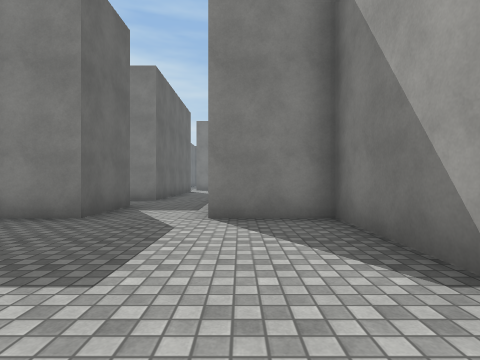
View 1 (above)

24 first-person views from a walk through a scene from a Unity 3-D project. The camera is 1.2 m above the floor, looks level and sees 80° across. The floor is counted in squares, 2 m on a side. Each view is taken from the middle of a square. On the plan, view 1 faces up. The plan holds only what a view shows up to about 9 squares ahead; the rest is blank. The place goes on beyond the plan. The player is left out. Surface patterns are stand-ins for the level's own textures.

View 2
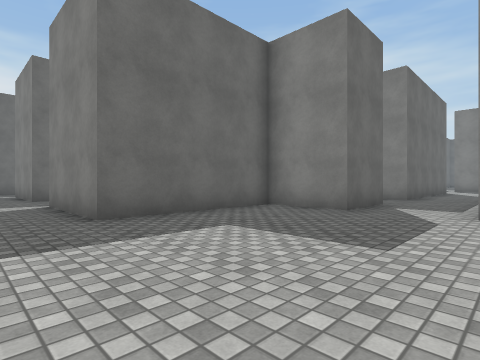

View 3
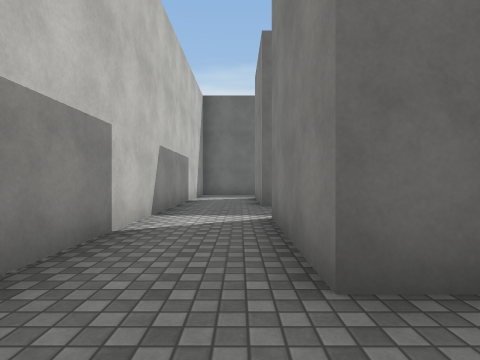

View 4
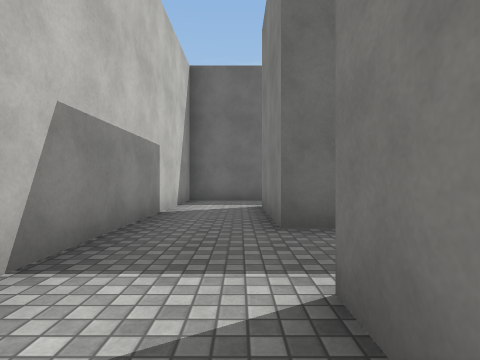

View 5
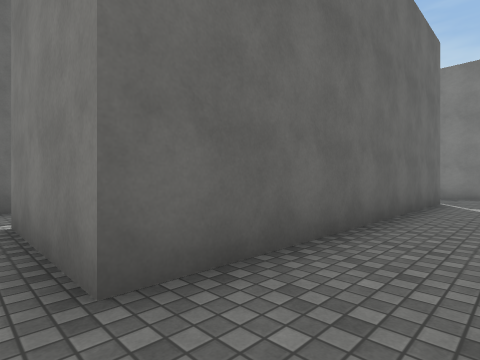

View 6
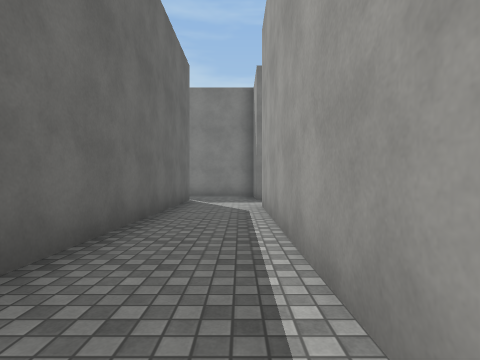

View 7
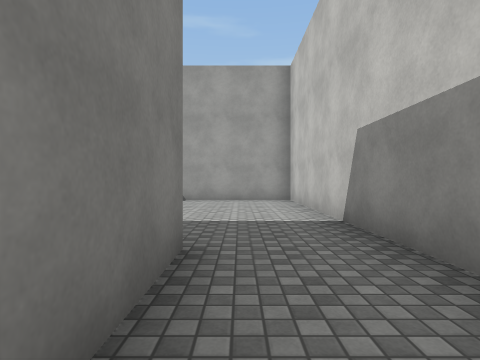

View 8
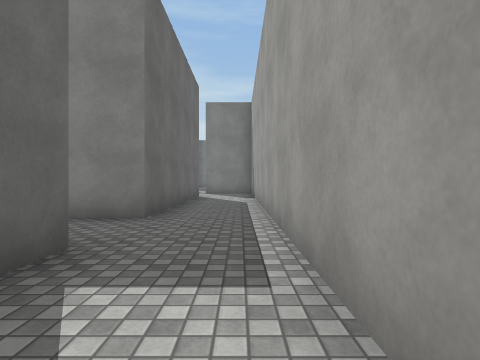

View 9
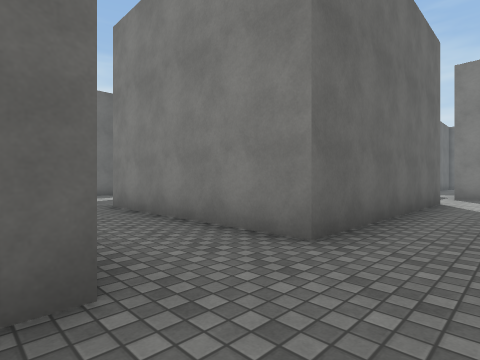

View 10
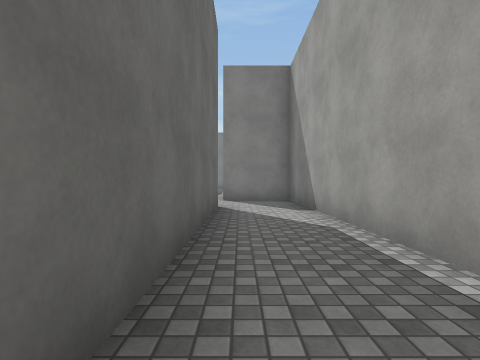

View 11
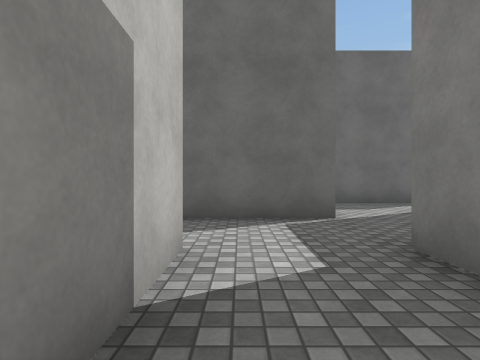

View 12
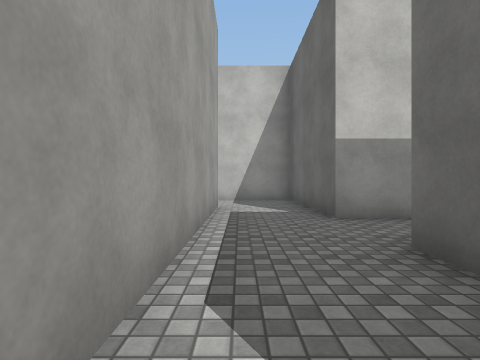

View 13
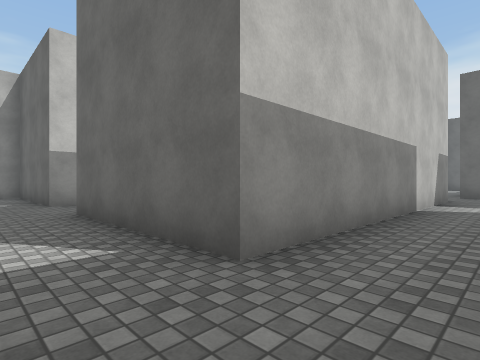

View 14
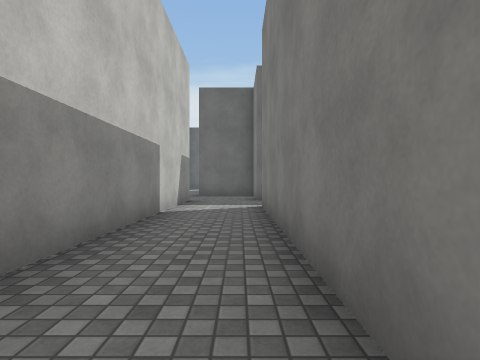

View 15
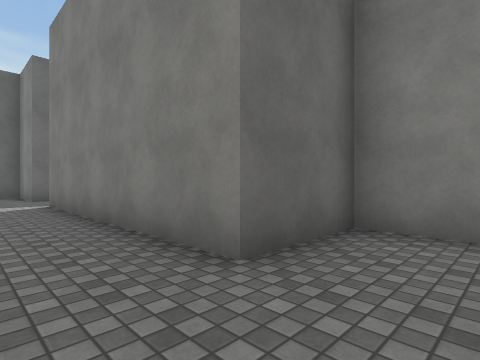

View 16
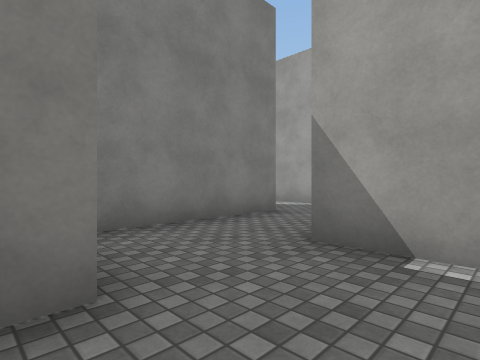

View 17
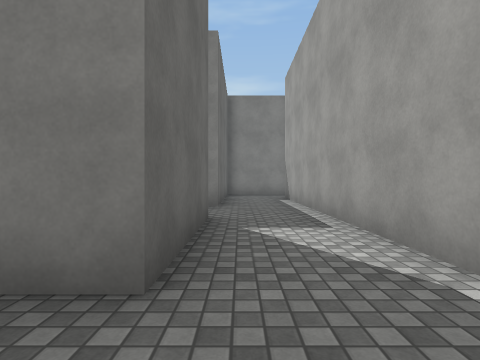

View 18
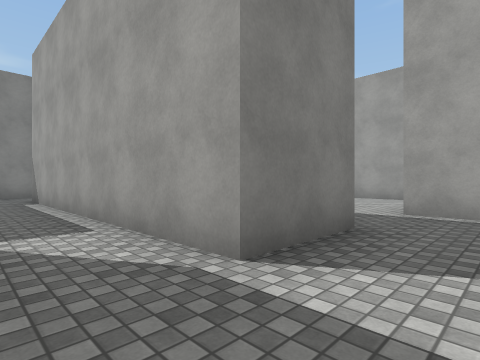

View 19
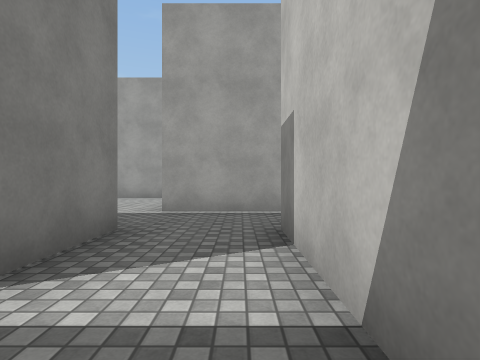

View 20
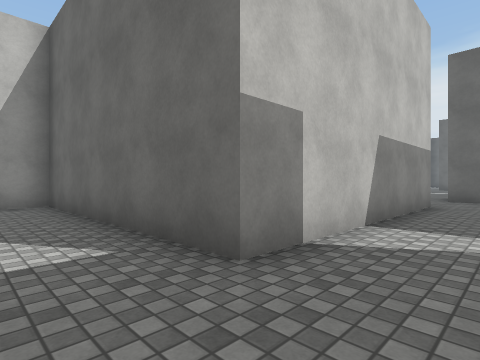

View 21
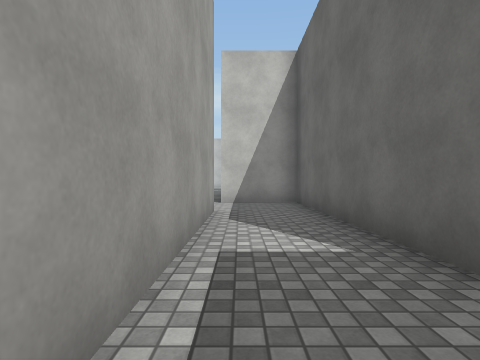

View 22
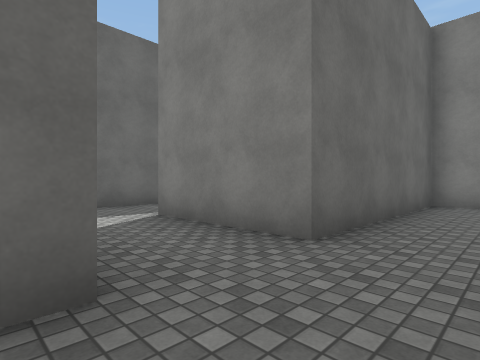

View 23
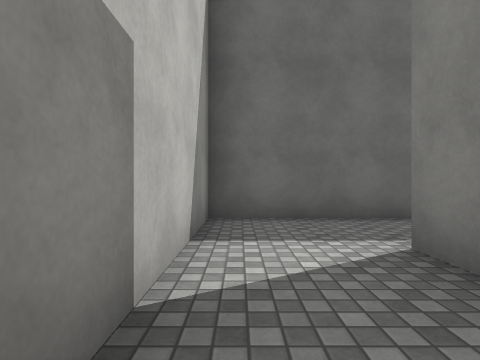

View 24
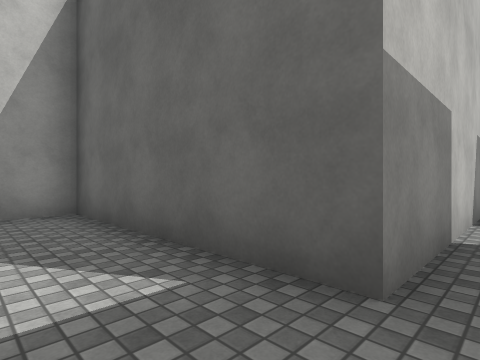

### Floor plan
Points are (right, up) in squares from view 1. A wall is a line through its corners. A room is listed if a view was taken in it or the views show most of it. See-through windows are left out.
Room 1 (views 1, 2, 3, 4, 5, 6, 7, 8, 9, 10, 11, 12, 13, 14, 15, 16, 20, 21)
walls: (-13.8, 12.5) (-12.5, 12.5) (-12.5, 10.5); (-20.5, 18.5) (-12.5, 18.5) (-12.5, 14.5); (-22.5, 20.2) (-22.5, 18.8); (-20.5, 21) (-20.5, 20.5) (-22.1, 20.5); (-10.5, 10.6) (-10.5, 16.5); (-9.5, 8.6) (-9.5, 0.5) (-12.5, 0.5); (-8.9, 10.5) (-9.9, 10.5); (-10.5, 19.1) (-10.5, 20.5) (-8.5, 20.5); (-14.5, 0.8) (-14.5, -1.5) (1.5, -1.5) (1.5, 4.5) (-0.5, 4.5) (-0.5, 16.5) (-2.5, 16.5) (-2.5, 22.5); (-8.5, 22.5) (-12.5, 22.5) (-12.5, 20.5) (-18.5, 20.5); (-6.5, 20.5) (-4.5, 20.5) (-4.5, 14.5) (-2.5, 14.5) (-2.5, 8.5) (-7.5, 8.5); (-2.5, 6.5) (-2.5, 4.5) (-4.5, 4.5) (-4.5, 0.5) (-7.5, 0.5) (-7.5, 6.5) (-5.5, 6.5); (-4.5, 22.5) (-6.5, 22.5)
ways out: opening at (-9.5, 21.5) to room 2; opening at (-5.5, 21.5) to room 2; opening at (-11.5, 11.5) to room 3; opening at (-10, 9.5) to room 3; opening at (-3.5, 23)
Room 2 (views 17, 18, 19, 22, 23, 24)
walls: (-8.5, 25.5) (-8.5, 22.5); (-8.5, 31.5) (-8.5, 27.5) (-11.5, 27.5); (-6.5, 22.5) (-6.5, 30.5); (-8.5, 20.5) (-6.5, 20.5); (-17.6, 30.5) (-13.5, 30.5) (-13.5, 25.5) (-9.5, 25.5)
ways out: opening at (-9.5, 21.5) to room 1; opening at (-5.5, 21.5) to room 1
Room 3 (no view inside)
walls: (-12.5, 10.5) (-12.5, 8.5) (-10.2, 8.5)
ways out: opening at (-11.5, 11.5) to room 1; opening at (-10, 9.5) to room 1

Positions as (right, up) in squares from view 1, and headings:
1: (0, 0), facing up
2: (0, -1), facing up-left
3: (-3, 0), facing left
4: (-6, 0), facing left
5: (-8, 0), facing up-left
6: (-8, 0), facing up
7: (-7, 0), facing right
8: (-1, 4), facing up
9: (-1, 6), facing up-left
10: (-2, 8), facing up
11: (-5, 7), facing left
12: (-11, 17), facing down
13: (-11, 20), facing down-left
14: (-12, 20), facing left
15: (-11, 19), facing up-left
16: (-13, 19), facing up-right
17: (-8, 21), facing up
18: (-8, 21), facing up-right
19: (-8, 21), facing right
20: (-3, 22), facing down-left
21: (-3, 22), facing down
22: (-7, 25), facing up-left
23: (-9, 26), facing left
24: (-12, 31), facing down-left
